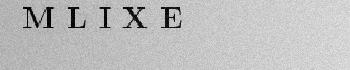
%> input picture inl4_to_students/ocr_project/datasets/home1/im106.jpg, 350 x 70 px
$ octave --eval "result = im2segment(imread('../datasets/home1/im106.jpg'));"   (GNU Octave 9; MATLAB toolbox functions it lacks are replaced by stand-ins)
%> lines starting %> are read from the running program, lines starting %| are printed output that depends on the picture; in (x1, y1, x2, y2) boxes, pixels count from 0 and x2, y2 are one past the last pixel; in counts of white or black regions, pixels touching at a corner belong together; the program's own positions count from 1
function [S] = im2segment(I)
%Threshold image
im = imgaussfilt(I,0.5);
im = I<140;
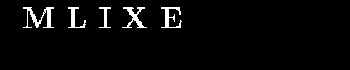
%> im: size 70x350 logical; 3.4% white; 5 white regions, box (x1, y1, x2, y2) and area: (23, 7, 54, 28) 246, (122, 7, 147, 28) 185, (161, 7, 182, 28) 175, (68, 7, 86, 28) 128, (99, 7, 111, 28) 90
inSegment = 0;
%Accumulator of start indices of segments
start_acc= [1];
start=1;
cut=0;

for j=1:size(im,2)
    %We look for a colon of only black values.
    if(im(:,j)== zeros(size(im,1),1))
        %If found, and we are currently making a segment of a character,
        %we will stop making the segment and save the column index as well
        %as resetting the cut which is the width of the segment.
        if(inSegment == 1)
            start = start+cut;
            start_acc=[start_acc start]; %Save column index where the next segment will start.
            cut=0;
            inSegment = 0;
        end
    else
        inSegment = 1;
    end
    %Increment cut for every column we check of the image
    cut=cut+1;
end
%> after the loop, cut = 168; start = 183; start_acc = [1 55 87 112 148 183]
S={};
j=1;
%Go through column indexes, extract the segment from the image and pad with
%zeros
for i=1:size(start_acc,2)-1
    segment = [ zeros(size(im,1),start_acc(i)-1) im(:,start_acc(i):start_acc(i+1)) zeros(size(im,1),size(I,2)-start_acc(i+1)) ];
    if(sum(sum(segment))> 20)
        S{j} = segment;
        j=j+1;
    end

end
%> this loop made 5 passes
%> pass 1, in im2segment, `segment = [ zeros(size(im,1),start_acc(i)-1) im(:,start_acc(i):start_a..`:
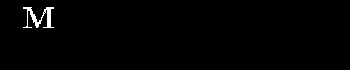
%> segment: size 70x350 double; values 0 (black) and 1 (white), 1% white; 1 white region, box (x1, y1, x2, y2) and area: (23, 7, 54, 28) 246
%> pass 2, in im2segment, `segment = [ zeros(size(im,1),start_acc(i)-1) im(:,start_acc(i):start_a..`:
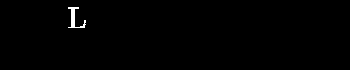
%> segment: size 70x350 double; values 0 (black) and 1 (white), 0.52% white; 1 white region, box (x1, y1, x2, y2) and area: (68, 7, 86, 28) 128
%> pass 3, in im2segment, `segment = [ zeros(size(im,1),start_acc(i)-1) im(:,start_acc(i):start_a..`:
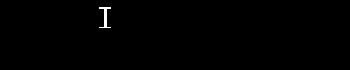
%> segment: size 70x350 double; values 0 (black) and 1 (white), 0.37% white; 1 white region, box (x1, y1, x2, y2) and area: (99, 7, 111, 28) 90
%> after the loop, S = 5 items
